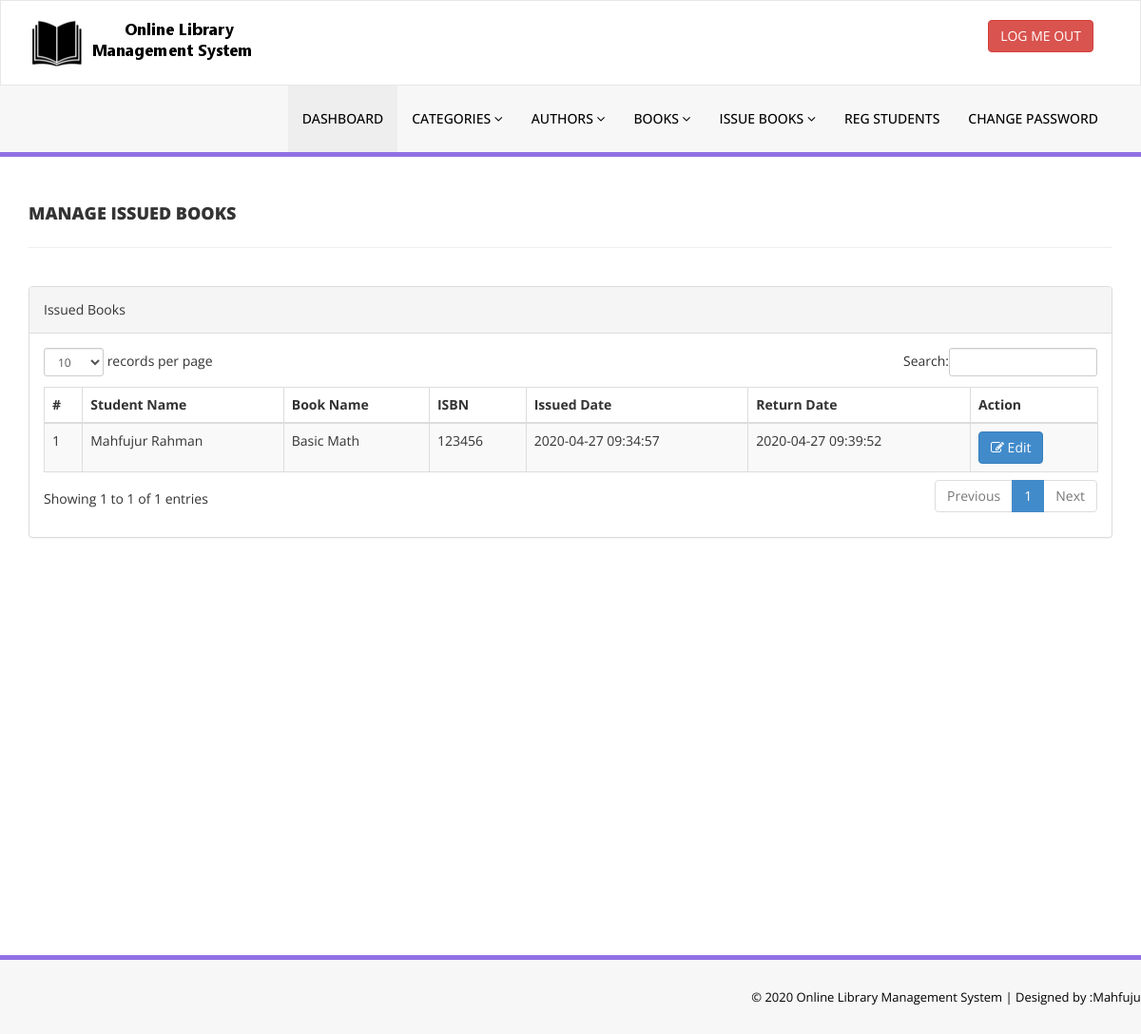
/admin/manage-issued-books.php (signed in), run on the app's committed database.
### tables this page shows
CREATE TABLE `tbl_issu` (
  `id` int(11) NOT NULL,
  `bookid` int(11) NOT NULL,
  `studentid` varchar(20) NOT NULL,
  `issudate` timestamp NOT NULL DEFAULT CURRENT_TIMESTAMP ON UPDATE CURRENT_TIMESTAMP,
  `returndate` timestamp NOT NULL DEFAULT '0000-00-00 00:00:00',
  `returnstatus` int(11) NOT NULL,
  `fine` int(11) NOT NULL
);

CREATE TABLE `tbl_student` (
  `id` int(11) NOT NULL,
  `studentid` varchar(20) NOT NULL,
  `fullname` varchar(255) NOT NULL,
  `email` varchar(255) NOT NULL,
  `mobile` int(11) NOT NULL,
  `password` varchar(255) NOT NULL,
  `status` int(11) NOT NULL,
  `regdate` timestamp NOT NULL DEFAULT CURRENT_TIMESTAMP ON UPDATE CURRENT_TIMESTAMP,
  `updatedate` timestamp NOT NULL DEFAULT '0000-00-00 00:00:00' ON UPDATE CURRENT_TIMESTAMP
);

CREATE TABLE `tbl_book` (
  `id` int(11) NOT NULL,
  `bookname` varchar(50) NOT NULL,
  `catid` int(11) NOT NULL,
  `authorid` int(11) NOT NULL,
  `isbnnumber` int(11) NOT NULL,
  `bookprice` int(11) NOT NULL,
  `regdate` timestamp NOT NULL DEFAULT CURRENT_TIMESTAMP ON UPDATE CURRENT_TIMESTAMP,
  `updatedate` timestamp NOT NULL DEFAULT '0000-00-00 00:00:00' ON UPDATE CURRENT_TIMESTAMP
);

### admin/manage-issued-books.php (the view, shortened to what this page needs)
<?php
include('includes/config.php');
if(strlen($_SESSION['alogin'])==0)
{
    header('location:index.php');
}
else{
    ?>
    <!DOCTYPE html>
    <html xmlns="http://www.w3.org/1999/xhtml">
    <head>
        <link href="assets/css/bootstrap.css" rel="stylesheet" />
        <link href="assets/css/font-awesome.css" rel="stylesheet" />
        <link href="assets/js/dataTables/dataTables.bootstrap.css" rel="stylesheet" />
        <link href="assets/css/style.css" rel="stylesheet" />
    </head>
    <body>
      <?php include('includes/header.php');?>
      <div class="content-wrapper">
       <div class="container">
        <div class="row pad-botm">
            <div class="col-md-12">
                <h4 class="header-line">Manage Issued Books</h4>
            </div>
            <div class="row">
   </div>
</div>
<div class="row">
    <div class="col-md-12">
        <div class="panel panel-default">
            <div class="panel-heading">
              Issued Books
          </div>
          <div class="panel-body">
            <div class="table-responsive">
                <table class="table table-striped table-bordered table-hover" id="dataTables-example">
                    <thead>
                        <tr>
                            <th>#</th>
                            <th>Student Name</th>
                            <th>Book Name</th>
                            <th>ISBN </th>
                            <th>Issued Date</th>
                            <th>Return Date</th>
                            <th>Action</th>
                        </tr>
                    </thead>
                    <tbody>
                        <?php $sql = "SELECT tbl_student.fullname,tbl_book.bookname,tbl_book.isbnnumber,tbl_issu.issudate,tbl_issu.returndate,tbl_issu.returnstatus,tbl_issu.id as rid from  tbl_issu join tbl_student on tbl_student.studentid=tbl_issu.studentid join tbl_book on tbl_book.id=tbl_issu.bookid order by tbl_issu.id desc";
                        $query=mysqli_query($con,$sql);
                        $num=mysqli_num_rows($query);
                        if ($num>0) {
                            $cont=1;
                            while ($result=mysqli_fetch_array($query)) {         ?>
                                    <tr class="odd gradeX">
                                        <td class="center"><?php echo htmlentities($cont);?></td>
                                        <td class="center"><?php echo htmlentities($result['fullname']);?></td>
                                        <td class="center"><?php echo htmlentities($result['bookname']);?></td>
                                        <td class="center"><?php echo htmlentities($result['isbnnumber']);?></td>
                                        <td class="center"><?php echo htmlentities($result['issudate']);?></td>
                                        <td class="center"><?php if($result['returnstatus']=='')
                                        {
                                            echo htmlentities("Not Return Yet");
                                        } else {
                                            echo htmlentities($result['returndate']);
                                        }
                                        ?></td>
                                        <td class="center">
                                            <a href="update-issue-bookdeails.php?rid=<?php echo htmlentities($result['rid']);?>"><button class="btn btn-primary"><i class="fa fa-edit "></i> Edit</button>
                                            </td>
                                        </tr>
                                        <?php $cont++;}} ?>
                                    </tbody>
                                </table>
                            </div>
                        </div>
                    </div>
                </div>
            </div>
        </div>
    </div>
    <?php include('includes/footer.php');?>
</body>
</html>
<?php } ?>

### admin/assets/css/style.css (style rules this page uses)
.content-wrapper { margin-top: 40px; min-height:800px; padding-bottom:90px; }
.header-line { font-weight:900; padding-bottom:25px; border-bottom:1px solid #eeeeee; text-transform:uppercase; }
.pad-botm { padding-bottom:30px; }

### data on the page
tbl_issu: tbl_student.fullname "Mahfujur Rahman", bookid.bookname "Basic Math", bookid.isbnnumber "123456", issudate "2020-04-27 09:34:57", returndate "2020-04-27 09:39:52"
